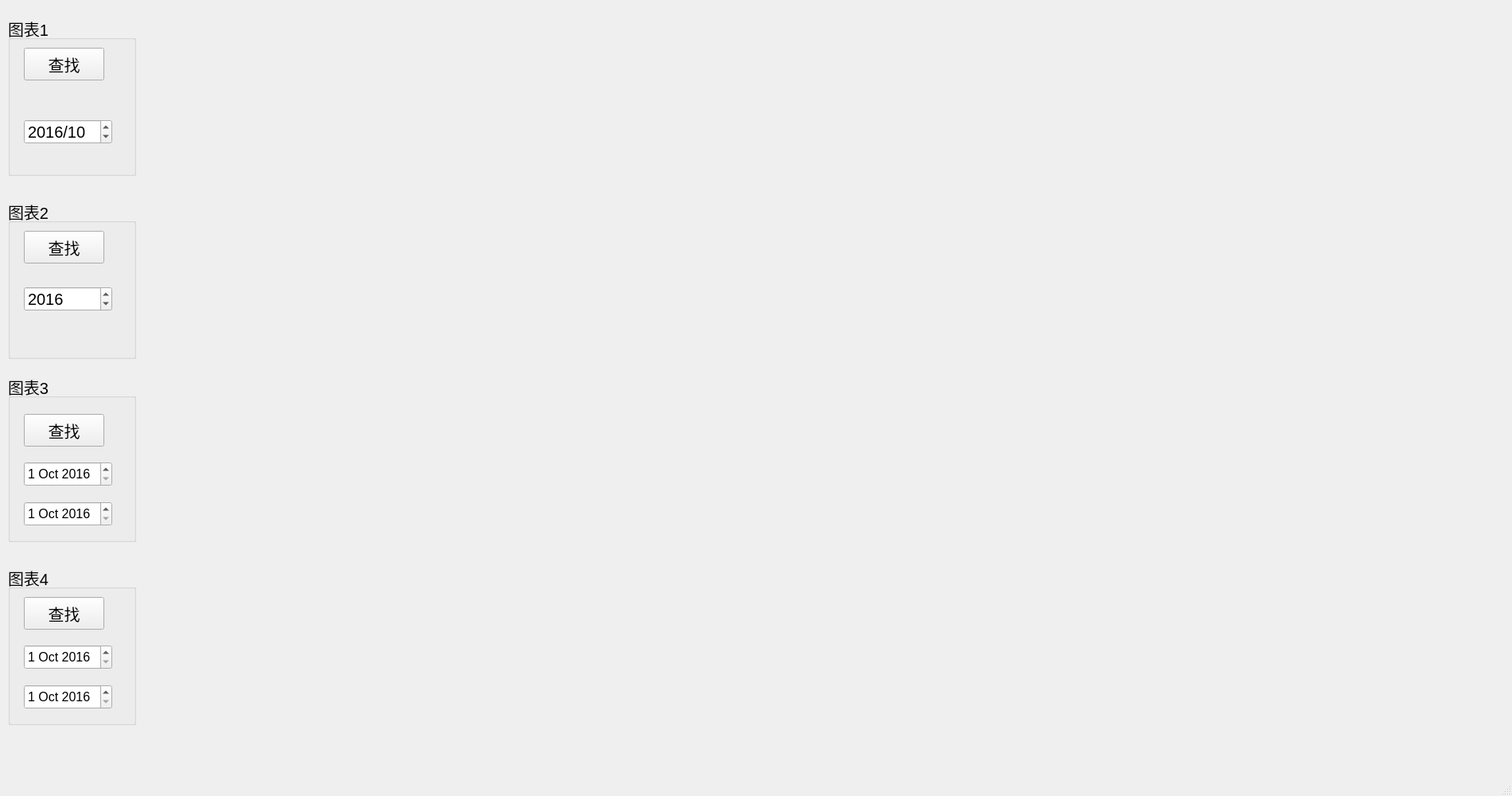
<?xml version="1.0" encoding="UTF-8"?>
<ui version="4.0">
 <class>MainWindow</class>
 <widget class="QMainWindow" name="MainWindow">
  <property name="geometry">
   <rect>
    <x>0</x>
    <y>0</y>
    <width>1900</width>
    <height>1000</height>
   </rect>
  </property>
  <property name="windowTitle">
   <string>历史图表</string>
  </property>
  <widget class="QWidget" name="centralwidget">
   <widget class="mplCanvasWrapper2" name="mplCanvas1" native="true">
    <property name="geometry">
     <rect>
      <x>180</x>
      <y>0</y>
      <width>1721</width>
      <height>950</height>
     </rect>
    </property>
   </widget>
   <widget class="QGroupBox" name="plot2">
    <property name="geometry">
     <rect>
      <x>10</x>
      <y>250</y>
      <width>161</width>
      <height>201</height>
     </rect>
    </property>
    <property name="font">
     <font>
      <pointsize>15</pointsize>
     </font>
    </property>
    <property name="title">
     <string>图表2</string>
    </property>
    <widget class="QPushButton" name="pushButton2">
     <property name="geometry">
      <rect>
       <x>20</x>
       <y>40</y>
       <width>101</width>
       <height>41</height>
      </rect>
     </property>
     <property name="font">
      <font>
       <pointsize>15</pointsize>
      </font>
     </property>
     <property name="text">
      <string>查找</string>
     </property>
    </widget>
    <widget class="QDateEdit" name="year">
     <property name="geometry">
      <rect>
       <x>20</x>
       <y>110</y>
       <width>111</width>
       <height>31</height>
      </rect>
     </property>
     <property name="font">
      <font>
       <pointsize>15</pointsize>
      </font>
     </property>
     <property name="layoutDirection">
      <enum>Qt::LeftToRight</enum>
     </property>
     <property name="alignment">
      <set>Qt::AlignLeading|Qt::AlignLeft|Qt::AlignVCenter</set>
     </property>
     <property name="dateTime">
      <datetime>
       <hour>0</hour>
       <minute>0</minute>
       <second>0</second>
       <year>2016</year>
       <month>10</month>
       <day>1</day>
      </datetime>
     </property>
     <property name="displayFormat">
      <string>yyyy</string>
     </property>
    </widget>
   </widget>
   <widget class="QGroupBox" name="plot1">
    <property name="geometry">
     <rect>
      <x>10</x>
      <y>20</y>
      <width>161</width>
      <height>201</height>
     </rect>
    </property>
    <property name="font">
     <font>
      <pointsize>15</pointsize>
     </font>
    </property>
    <property name="title">
     <string>图表1</string>
    </property>
    <widget class="QDateEdit" name="month">
     <property name="geometry">
      <rect>
       <x>20</x>
       <y>130</y>
       <width>111</width>
       <height>31</height>
      </rect>
     </property>
     <property name="font">
      <font>
       <pointsize>15</pointsize>
      </font>
     </property>
     <property name="dateTime">
      <datetime>
       <hour>0</hour>
       <minute>0</minute>
       <second>0</second>
       <year>2016</year>
       <month>10</month>
       <day>1</day>
      </datetime>
     </property>
     <property name="displayFormat">
      <string>yyyy/M</string>
     </property>
    </widget>
    <widget class="QPushButton" name="pushButton1">
     <property name="geometry">
      <rect>
       <x>20</x>
       <y>40</y>
       <width>101</width>
       <height>41</height>
      </rect>
     </property>
     <property name="font">
      <font>
       <pointsize>15</pointsize>
      </font>
     </property>
     <property name="text">
      <string>查找</string>
     </property>
    </widget>
   </widget>
   <widget class="QGroupBox" name="plot3">
    <property name="geometry">
     <rect>
      <x>10</x>
      <y>470</y>
      <width>161</width>
      <height>211</height>
     </rect>
    </property>
    <property name="font">
     <font>
      <pointsize>15</pointsize>
     </font>
    </property>
    <property name="title">
     <string>图表3</string>
    </property>
    <widget class="QPushButton" name="pushButton3">
     <property name="geometry">
      <rect>
       <x>20</x>
       <y>50</y>
       <width>101</width>
       <height>41</height>
      </rect>
     </property>
     <property name="font">
      <font>
       <pointsize>15</pointsize>
      </font>
     </property>
     <property name="text">
      <string>查找</string>
     </property>
    </widget>
    <widget class="QDateEdit" name="startdate1">
     <property name="geometry">
      <rect>
       <x>20</x>
       <y>110</y>
       <width>111</width>
       <height>31</height>
      </rect>
     </property>
     <property name="font">
      <font>
       <pointsize>12</pointsize>
       <weight>50</weight>
       <bold>false</bold>
      </font>
     </property>
     <property name="dateTime">
      <datetime>
       <hour>0</hour>
       <minute>0</minute>
       <second>0</second>
       <year>2016</year>
       <month>10</month>
       <day>1</day>
      </datetime>
     </property>
     <property name="date">
      <date>
       <year>2016</year>
       <month>10</month>
       <day>1</day>
      </date>
     </property>
    </widget>
    <widget class="QDateEdit" name="enddate1">
     <property name="geometry">
      <rect>
       <x>20</x>
       <y>160</y>
       <width>111</width>
       <height>31</height>
      </rect>
     </property>
     <property name="font">
      <font>
       <pointsize>12</pointsize>
      </font>
     </property>
     <property name="dateTime">
      <datetime>
       <hour>0</hour>
       <minute>0</minute>
       <second>0</second>
       <year>2016</year>
       <month>10</month>
       <day>1</day>
      </datetime>
     </property>
    </widget>
   </widget>
   <widget class="QGroupBox" name="plot4">
    <property name="geometry">
     <rect>
      <x>10</x>
      <y>710</y>
      <width>161</width>
      <height>201</height>
     </rect>
    </property>
    <property name="font">
     <font>
      <pointsize>15</pointsize>
     </font>
    </property>
    <property name="title">
     <string>图表4</string>
    </property>
    <widget class="QPushButton" name="pushButton4">
     <property name="geometry">
      <rect>
       <x>20</x>
       <y>40</y>
       <width>101</width>
       <height>41</height>
      </rect>
     </property>
     <property name="font">
      <font>
       <pointsize>15</pointsize>
      </font>
     </property>
     <property name="text">
      <string>查找</string>
     </property>
    </widget>
    <widget class="QDateEdit" name="startdate2">
     <property name="geometry">
      <rect>
       <x>20</x>
       <y>100</y>
       <width>111</width>
       <height>31</height>
      </rect>
     </property>
     <property name="font">
      <font>
       <pointsize>12</pointsize>
       <weight>50</weight>
       <bold>false</bold>
      </font>
     </property>
     <property name="dateTime">
      <datetime>
       <hour>0</hour>
       <minute>0</minute>
       <second>0</second>
       <year>2016</year>
       <month>10</month>
       <day>1</day>
      </datetime>
     </property>
     <property name="date">
      <date>
       <year>2016</year>
       <month>10</month>
       <day>1</day>
      </date>
     </property>
    </widget>
    <widget class="QDateEdit" name="enddate2">
     <property name="geometry">
      <rect>
       <x>20</x>
       <y>150</y>
       <width>111</width>
       <height>31</height>
      </rect>
     </property>
     <property name="font">
      <font>
       <pointsize>12</pointsize>
      </font>
     </property>
     <property name="dateTime">
      <datetime>
       <hour>0</hour>
       <minute>0</minute>
       <second>0</second>
       <year>2016</year>
       <month>10</month>
       <day>1</day>
      </datetime>
     </property>
    </widget>
   </widget>
   <zorder>plot2</zorder>
   <zorder>plot1</zorder>
   <zorder>mplCanvas1</zorder>
   <zorder>plot3</zorder>
   <zorder>plot4</zorder>
  </widget>
  <widget class="QMenuBar" name="menubar">
   <property name="geometry">
    <rect>
     <x>0</x>
     <y>0</y>
     <width>1900</width>
     <height>23</height>
    </rect>
   </property>
  </widget>
  <widget class="QStatusBar" name="statusbar"/>
 </widget>
 <customwidgets>
  <customwidget>
   <class>mplCanvasWrapper2</class>
   <extends>QWidget</extends>
   <header location="global">mplcanvaswrapper2.h</header>
   <container>1</container>
  </customwidget>
 </customwidgets>
 <resources/>
 <connections/>
</ui>
